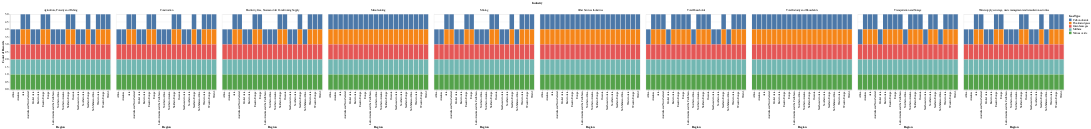

Write notebook code for a chart like this one.
### Code cell
alt.Chart(ghg).mark_bar().encode(
    x=alt.X('Region'),
    y=alt.Y('count()'),
    color='Gas Type').facet(
        column = 'Industry')

### Figure 1 — Vega-Lite specification as saved in the notebook (floating-point values rounded to 4 significant figures; data arrays with more than 128 entries replaced by an {"elided": "..."} marker saying what was removed)
{"config": {"view": {"continuousWidth": 400, "continuousHeight": 300}}, "data": {"name": "data-8f5344d7b324653f8fd9cb9aa22fec5f"}, "facet": {"column": {"field": "Industry", "type": "nominal"}}, "spec": {"mark": "bar", "encoding": {"color": {"field": "Gas Type", "type": "nominal"}, "x": {"field": "Region", "type": "nominal"}, "y": {"aggregate": "count", "type": "quantitative"}}}, "$schema": "https://vega.github.io/schema/vega-lite/v4.17.0.json", "datasets": {"data-8f5344d7b324653f8fd9cb9aa22fec5f": {"elided": "939 records"}}}
